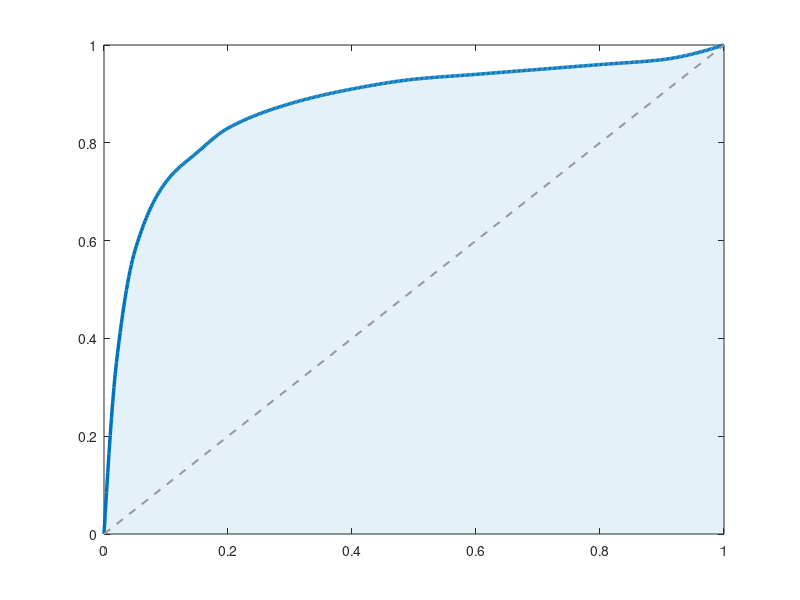

Recreate this plot in MATLAB. (Note: this script raises an error after producing the figure.)
%% fig_roc_curve.m
%  多灾种联动预警系统的ROC曲线与AUC值
clear; clc; close all;

% ROC 曲线数据点（与原文 TikZ 一致）
FPR = [0.00, 0.02, 0.05, 0.10, 0.15, 0.20, 0.30, 0.40, 0.50, ...
       0.60, 0.70, 0.80, 0.90, 1.00];
TPR = [0.00, 0.35, 0.58, 0.72, 0.78, 0.83, 0.88, 0.91, 0.93, ...
       0.94, 0.95, 0.96, 0.97, 1.00];

% 插值获得平滑曲线
fpr_fine = linspace(0, 1, 500);
tpr_fine = interp1(FPR, TPR, fpr_fine, 'pchip');

%% 绘图
figure('Position', [100, 100, 640, 640], 'Color', 'w');  % 正方形
hold on; box on;

% 绘制 ROC 曲线
p1 = plot(fpr_fine, tpr_fine, '-', 'LineWidth', 2.5, 'Color', [0.00 0.45 0.74]);

% 绘制 AUC 填充区域
fill([fpr_fine, 1, 0], [tpr_fine, 0, 0], [0.00 0.45 0.74], ...
     'FaceAlpha', 0.10, 'EdgeColor', 'none');

% 绘制随机分类器对角线
p2 = plot([0 1], [0 1], '--', 'Color', [0.6 0.6 0.6], 'LineWidth', 1.5);

% 添加 AUC 标注文本
text(0.55, 0.30, sprintf('AUC = 0.943\n准确率 = 91.2%%'), ...
    'FontSize', 12, 'FontName', '宋体', ...
    'BackgroundColor', [1 1 1 0.8], 'EdgeColor', 'k', 'LineWidth', 0.5, ...
    'HorizontalAlignment', 'center');

% 坐标轴设置
xlim([0 1]);
ylim([0 1]);
set(gca, 'XTick', 0:0.2:1);
set(gca, 'YTick', 0:0.2:1);
set(gca, 'XTickLabel', {'0','0.2','0.4','0.6','0.8','1.0'});
set(gca, 'YTickLabel', {'0','0.2','0.4','0.6','0.8','1.0'});
axis equal;

xlabel('假正率（FPR）', 'FontSize', 13, 'FontName', '宋体');
ylabel('真正率（TPR）', 'FontSize', 13, 'FontName', '宋体');
title('多灾种联动预警系统的ROC曲线与AUC值', 'FontSize', 14, 'FontName', '黑体', 'FontWeight', 'bold');

grid on;
set(gca, 'GridLineStyle', '--', 'GridAlpha', 0.3);

legend([p1, p2], {'预警模型（AUC = 0.943）', '随机分类器'}, ...
    'Location', 'southeast', 'FontSize', 11);

set(gca, 'LineWidth', 1.0);

% 保存图片
print(gcf, 'fig_roc_curve.pdf', '-dpdf', '-r300');

fprintf('ROC曲线已保存。\n');
